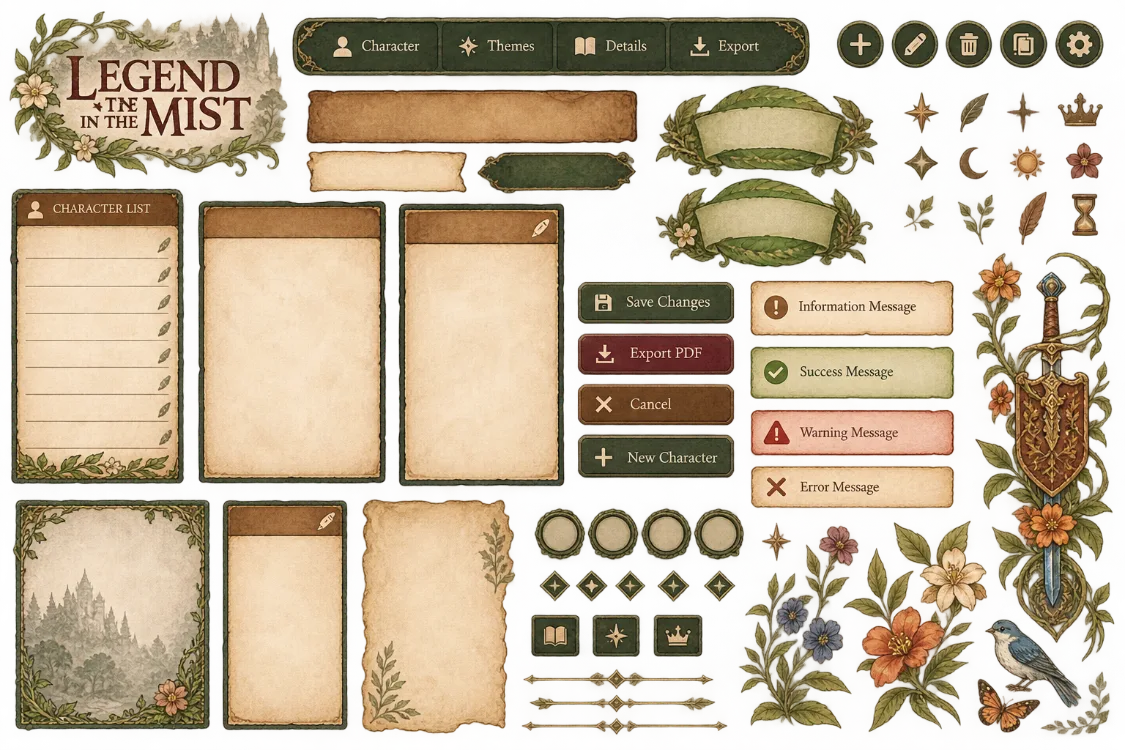
#> input picture assets/ui-src/elementos.webp, 1125 x 750 px
$ python fix-logo-the.py ../assets/ui-src/elementos.webp out.png
#> lines starting #> are read from the running program, lines starting #| are printed output that depends on the picture; after the words box and inside, x2 and y2 are one past the last pixel; in counts of white or black regions, pixels touching at a corner belong together
"""Tira o "THE" sobrando da logo antiga (o texto certo é "Legend in the Mist").
Apaga os pixels escuros da área e os preenche com a média do pergaminho claro ao redor.
Uso: python tools/fix-logo-the.py <logo-antiga.webp> [preview.png]   (grava assets/ui-hd/logo.webp)"""
import sys
from PIL import Image, ImageFilter

im = Image.open(sys.argv[1]).convert('RGBA')
#> im is the input picture: PIL image 1125x750 RGBA; mean R, G, B, A 146.9, 124.9, 89.4, 158.8
px = im.load()
X0, Y0, X1, Y1 = 246, 256, 392, 306   # onde está o "THE" sobrando e a estrelinha
R = 12                                 # raio de amostragem do pergaminho

dark = Image.new('L', im.size, 0)
#> dark: PIL image 1125x750 L; every value is 0
dp = dark.load()
for y in range(Y0, Y1):
    for x in range(X0, X1):
        if x < 272 and y < 270:   # pé do L de LEGEND: não mexer
            continue
        r, g, b, _ = px[x, y]
        if r + g + b < 590:
            dp[x, y] = 255
mask = dark.filter(ImageFilter.MaxFilter(7))   # engorda 3px para pegar o contorno suave
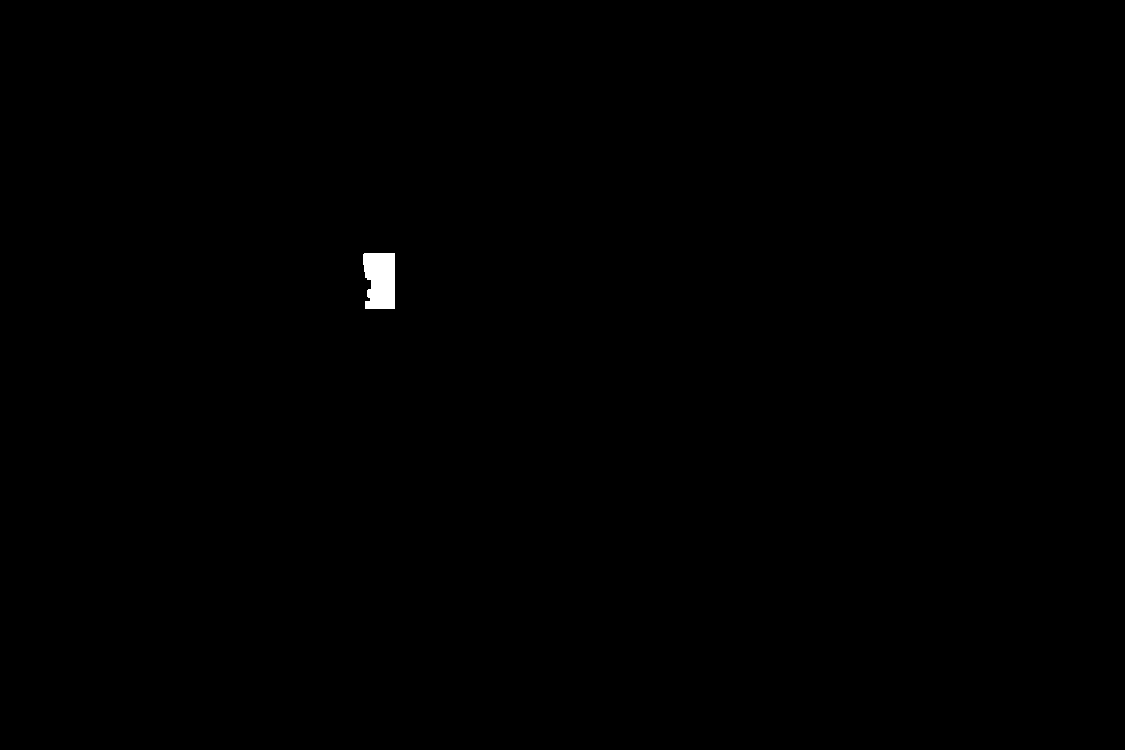
#> mask: PIL image 1125x750 L; 0.19% white; 1 white region, box (x1, y1, x2, y2) and area: (363, 253, 395, 309) 1617
mp = mask.load()

out = im.copy()
op = out.load()
for y in range(Y0, Y1):
    for x in range(X0, X1):
        if not mp[x, y]:
            continue
        acc = [0, 0, 0]
        n = 0
        for yy in range(max(0, y - R), min(im.height, y + R + 1)):
            for xx in range(max(0, x - R), min(im.width, x + R + 1)):
                if mp[xx, yy]:
                    continue
                r, g, b, _ = px[xx, yy]
                if r + g + b < 590:    # letras vizinhas (LEGEND, IN THE) não entram na média
                    continue
                acc[0] += r; acc[1] += g; acc[2] += b; n += 1
        if n:
            op[x, y] = (acc[0] // n, acc[1] // n, acc[2] // n, 255)

out.save('assets/ui-hd/logo.webp', quality=95, method=6)
bg = Image.new('RGBA', out.size, (236, 220, 184, 255))
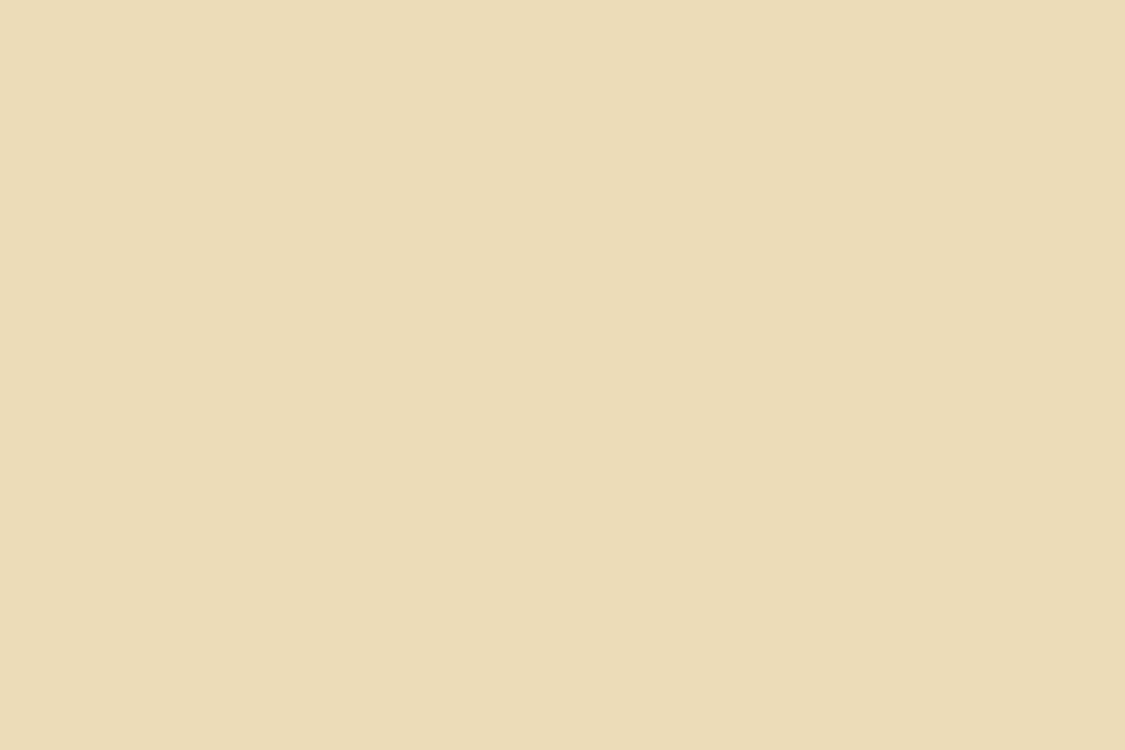
#> bg: PIL image 1125x750 RGBA; mean R, G, B, A 236, 220, 184, 255
bg.alpha_composite(out)
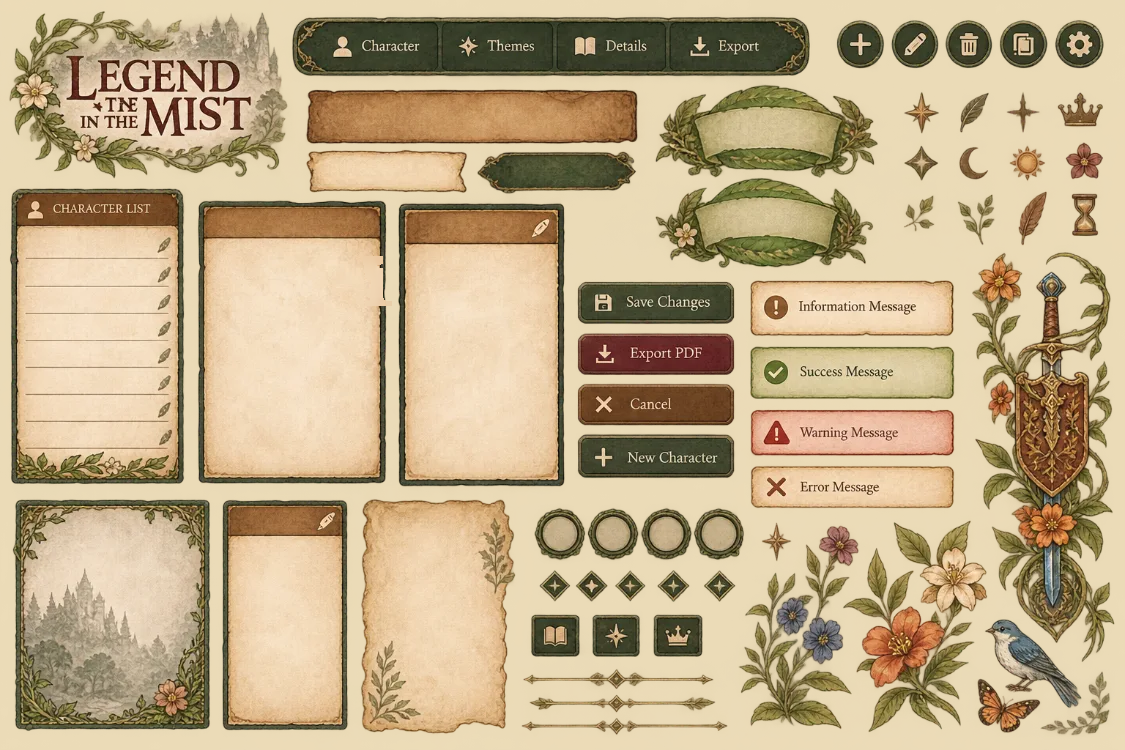
#> bg: PIL image 1125x750 RGBA; mean R, G, B, A 193.6, 173.1, 137.4, 255
bg.convert('RGB').save(sys.argv[2] if len(sys.argv) > 2 else 'preview-logo.png')
